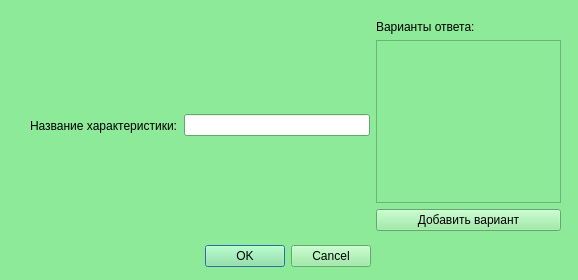
<?xml version="1.0" encoding="UTF-8"?>
<ui version="4.0">
 <class>Character_add</class>
 <widget class="QDialog" name="Character_add">
  <property name="geometry">
   <rect>
    <x>0</x>
    <y>0</y>
    <width>578</width>
    <height>280</height>
   </rect>
  </property>
  <property name="palette">
   <palette>
    <active>
     <colorrole role="WindowText">
      <brush brushstyle="SolidPattern">
       <color alpha="255">
        <red>0</red>
        <green>0</green>
        <blue>0</blue>
       </color>
      </brush>
     </colorrole>
     <colorrole role="Button">
      <brush brushstyle="SolidPattern">
       <color alpha="255">
        <red>140</red>
        <green>234</green>
        <blue>152</blue>
       </color>
      </brush>
     </colorrole>
     <colorrole role="Light">
      <brush brushstyle="SolidPattern">
       <color alpha="255">
        <red>249</red>
        <green>255</green>
        <blue>250</blue>
       </color>
      </brush>
     </colorrole>
     <colorrole role="Midlight">
      <brush brushstyle="SolidPattern">
       <color alpha="255">
        <red>194</red>
        <green>244</green>
        <blue>201</blue>
       </color>
      </brush>
     </colorrole>
     <colorrole role="Dark">
      <brush brushstyle="SolidPattern">
       <color alpha="255">
        <red>70</red>
        <green>117</green>
        <blue>76</blue>
       </color>
      </brush>
     </colorrole>
     <colorrole role="Mid">
      <brush brushstyle="SolidPattern">
       <color alpha="255">
        <red>93</red>
        <green>156</green>
        <blue>101</blue>
       </color>
      </brush>
     </colorrole>
     <colorrole role="Text">
      <brush brushstyle="SolidPattern">
       <color alpha="255">
        <red>0</red>
        <green>0</green>
        <blue>0</blue>
       </color>
      </brush>
     </colorrole>
     <colorrole role="BrightText">
      <brush brushstyle="SolidPattern">
       <color alpha="255">
        <red>255</red>
        <green>255</green>
        <blue>255</blue>
       </color>
      </brush>
     </colorrole>
     <colorrole role="ButtonText">
      <brush brushstyle="SolidPattern">
       <color alpha="255">
        <red>0</red>
        <green>0</green>
        <blue>0</blue>
       </color>
      </brush>
     </colorrole>
     <colorrole role="Base">
      <brush brushstyle="SolidPattern">
       <color alpha="255">
        <red>255</red>
        <green>255</green>
        <blue>255</blue>
       </color>
      </brush>
     </colorrole>
     <colorrole role="Window">
      <brush brushstyle="SolidPattern">
       <color alpha="255">
        <red>140</red>
        <green>234</green>
        <blue>152</blue>
       </color>
      </brush>
     </colorrole>
     <colorrole role="Shadow">
      <brush brushstyle="SolidPattern">
       <color alpha="255">
        <red>0</red>
        <green>0</green>
        <blue>0</blue>
       </color>
      </brush>
     </colorrole>
     <colorrole role="AlternateBase">
      <brush brushstyle="SolidPattern">
       <color alpha="255">
        <red>197</red>
        <green>244</green>
        <blue>203</blue>
       </color>
      </brush>
     </colorrole>
     <colorrole role="ToolTipBase">
      <brush brushstyle="SolidPattern">
       <color alpha="255">
        <red>255</red>
        <green>255</green>
        <blue>220</blue>
       </color>
      </brush>
     </colorrole>
     <colorrole role="ToolTipText">
      <brush brushstyle="SolidPattern">
       <color alpha="255">
        <red>0</red>
        <green>0</green>
        <blue>0</blue>
       </color>
      </brush>
     </colorrole>
    </active>
    <inactive>
     <colorrole role="WindowText">
      <brush brushstyle="SolidPattern">
       <color alpha="255">
        <red>0</red>
        <green>0</green>
        <blue>0</blue>
       </color>
      </brush>
     </colorrole>
     <colorrole role="Button">
      <brush brushstyle="SolidPattern">
       <color alpha="255">
        <red>140</red>
        <green>234</green>
        <blue>152</blue>
       </color>
      </brush>
     </colorrole>
     <colorrole role="Light">
      <brush brushstyle="SolidPattern">
       <color alpha="255">
        <red>249</red>
        <green>255</green>
        <blue>250</blue>
       </color>
      </brush>
     </colorrole>
     <colorrole role="Midlight">
      <brush brushstyle="SolidPattern">
       <color alpha="255">
        <red>194</red>
        <green>244</green>
        <blue>201</blue>
       </color>
      </brush>
     </colorrole>
     <colorrole role="Dark">
      <brush brushstyle="SolidPattern">
       <color alpha="255">
        <red>70</red>
        <green>117</green>
        <blue>76</blue>
       </color>
      </brush>
     </colorrole>
     <colorrole role="Mid">
      <brush brushstyle="SolidPattern">
       <color alpha="255">
        <red>93</red>
        <green>156</green>
        <blue>101</blue>
       </color>
      </brush>
     </colorrole>
     <colorrole role="Text">
      <brush brushstyle="SolidPattern">
       <color alpha="255">
        <red>0</red>
        <green>0</green>
        <blue>0</blue>
       </color>
      </brush>
     </colorrole>
     <colorrole role="BrightText">
      <brush brushstyle="SolidPattern">
       <color alpha="255">
        <red>255</red>
        <green>255</green>
        <blue>255</blue>
       </color>
      </brush>
     </colorrole>
     <colorrole role="ButtonText">
      <brush brushstyle="SolidPattern">
       <color alpha="255">
        <red>0</red>
        <green>0</green>
        <blue>0</blue>
       </color>
      </brush>
     </colorrole>
     <colorrole role="Base">
      <brush brushstyle="SolidPattern">
       <color alpha="255">
        <red>255</red>
        <green>255</green>
        <blue>255</blue>
       </color>
      </brush>
     </colorrole>
     <colorrole role="Window">
      <brush brushstyle="SolidPattern">
       <color alpha="255">
        <red>140</red>
        <green>234</green>
        <blue>152</blue>
       </color>
      </brush>
     </colorrole>
     <colorrole role="Shadow">
      <brush brushstyle="SolidPattern">
       <color alpha="255">
        <red>0</red>
        <green>0</green>
        <blue>0</blue>
       </color>
      </brush>
     </colorrole>
     <colorrole role="AlternateBase">
      <brush brushstyle="SolidPattern">
       <color alpha="255">
        <red>197</red>
        <green>244</green>
        <blue>203</blue>
       </color>
      </brush>
     </colorrole>
     <colorrole role="ToolTipBase">
      <brush brushstyle="SolidPattern">
       <color alpha="255">
        <red>255</red>
        <green>255</green>
        <blue>220</blue>
       </color>
      </brush>
     </colorrole>
     <colorrole role="ToolTipText">
      <brush brushstyle="SolidPattern">
       <color alpha="255">
        <red>0</red>
        <green>0</green>
        <blue>0</blue>
       </color>
      </brush>
     </colorrole>
    </inactive>
    <disabled>
     <colorrole role="WindowText">
      <brush brushstyle="SolidPattern">
       <color alpha="255">
        <red>70</red>
        <green>117</green>
        <blue>76</blue>
       </color>
      </brush>
     </colorrole>
     <colorrole role="Button">
      <brush brushstyle="SolidPattern">
       <color alpha="255">
        <red>140</red>
        <green>234</green>
        <blue>152</blue>
       </color>
      </brush>
     </colorrole>
     <colorrole role="Light">
      <brush brushstyle="SolidPattern">
       <color alpha="255">
        <red>249</red>
        <green>255</green>
        <blue>250</blue>
       </color>
      </brush>
     </colorrole>
     <colorrole role="Midlight">
      <brush brushstyle="SolidPattern">
       <color alpha="255">
        <red>194</red>
        <green>244</green>
        <blue>201</blue>
       </color>
      </brush>
     </colorrole>
     <colorrole role="Dark">
      <brush brushstyle="SolidPattern">
       <color alpha="255">
        <red>70</red>
        <green>117</green>
        <blue>76</blue>
       </color>
      </brush>
     </colorrole>
     <colorrole role="Mid">
      <brush brushstyle="SolidPattern">
       <color alpha="255">
        <red>93</red>
        <green>156</green>
        <blue>101</blue>
       </color>
      </brush>
     </colorrole>
     <colorrole role="Text">
      <brush brushstyle="SolidPattern">
       <color alpha="255">
        <red>70</red>
        <green>117</green>
        <blue>76</blue>
       </color>
      </brush>
     </colorrole>
     <colorrole role="BrightText">
      <brush brushstyle="SolidPattern">
       <color alpha="255">
        <red>255</red>
        <green>255</green>
        <blue>255</blue>
       </color>
      </brush>
     </colorrole>
     <colorrole role="ButtonText">
      <brush brushstyle="SolidPattern">
       <color alpha="255">
        <red>70</red>
        <green>117</green>
        <blue>76</blue>
       </color>
      </brush>
     </colorrole>
     <colorrole role="Base">
      <brush brushstyle="SolidPattern">
       <color alpha="255">
        <red>140</red>
        <green>234</green>
        <blue>152</blue>
       </color>
      </brush>
     </colorrole>
     <colorrole role="Window">
      <brush brushstyle="SolidPattern">
       <color alpha="255">
        <red>140</red>
        <green>234</green>
        <blue>152</blue>
       </color>
      </brush>
     </colorrole>
     <colorrole role="Shadow">
      <brush brushstyle="SolidPattern">
       <color alpha="255">
        <red>0</red>
        <green>0</green>
        <blue>0</blue>
       </color>
      </brush>
     </colorrole>
     <colorrole role="AlternateBase">
      <brush brushstyle="SolidPattern">
       <color alpha="255">
        <red>140</red>
        <green>234</green>
        <blue>152</blue>
       </color>
      </brush>
     </colorrole>
     <colorrole role="ToolTipBase">
      <brush brushstyle="SolidPattern">
       <color alpha="255">
        <red>255</red>
        <green>255</green>
        <blue>220</blue>
       </color>
      </brush>
     </colorrole>
     <colorrole role="ToolTipText">
      <brush brushstyle="SolidPattern">
       <color alpha="255">
        <red>0</red>
        <green>0</green>
        <blue>0</blue>
       </color>
      </brush>
     </colorrole>
    </disabled>
   </palette>
  </property>
  <property name="windowTitle">
   <string>Dialog</string>
  </property>
  <widget class="QDialogButtonBox" name="buttonBox">
   <property name="geometry">
    <rect>
     <x>30</x>
     <y>240</y>
     <width>341</width>
     <height>32</height>
    </rect>
   </property>
   <property name="orientation">
    <enum>Qt::Horizontal</enum>
   </property>
   <property name="standardButtons">
    <set>QDialogButtonBox::Cancel|QDialogButtonBox::Ok</set>
   </property>
  </widget>
  <widget class="QWidget" name="gridLayoutWidget">
   <property name="geometry">
    <rect>
     <x>30</x>
     <y>20</y>
     <width>531</width>
     <height>211</height>
    </rect>
   </property>
   <layout class="QHBoxLayout" name="horizontalLayout">
    <item>
     <widget class="QLabel" name="label">
      <property name="text">
       <string>Название характеристики:</string>
      </property>
     </widget>
    </item>
    <item>
     <widget class="QLineEdit" name="le_name"/>
    </item>
    <item>
     <layout class="QVBoxLayout" name="verticalLayout_2">
      <item>
       <widget class="QLabel" name="label_2">
        <property name="text">
         <string>Варианты ответа:</string>
        </property>
       </widget>
      </item>
      <item>
       <widget class="QScrollArea" name="scrollArea">
        <property name="widgetResizable">
         <bool>true</bool>
        </property>
        <widget class="QWidget" name="scrollAreaWidgetContents_2">
         <property name="geometry">
          <rect>
           <x>0</x>
           <y>0</y>
           <width>156</width>
           <height>140</height>
          </rect>
         </property>
        </widget>
       </widget>
      </item>
      <item>
       <widget class="QPushButton" name="pb_addRow">
        <property name="text">
         <string>Добавить вариант</string>
        </property>
       </widget>
      </item>
     </layout>
    </item>
   </layout>
  </widget>
 </widget>
 <resources/>
 <connections>
  <connection>
   <sender>buttonBox</sender>
   <signal>accepted()</signal>
   <receiver>Character_add</receiver>
   <slot>accept()</slot>
   <hints>
    <hint type="sourcelabel">
     <x>248</x>
     <y>254</y>
    </hint>
    <hint type="destinationlabel">
     <x>157</x>
     <y>274</y>
    </hint>
   </hints>
  </connection>
  <connection>
   <sender>buttonBox</sender>
   <signal>rejected()</signal>
   <receiver>Character_add</receiver>
   <slot>reject()</slot>
   <hints>
    <hint type="sourcelabel">
     <x>316</x>
     <y>260</y>
    </hint>
    <hint type="destinationlabel">
     <x>286</x>
     <y>274</y>
    </hint>
   </hints>
  </connection>
 </connections>
</ui>
